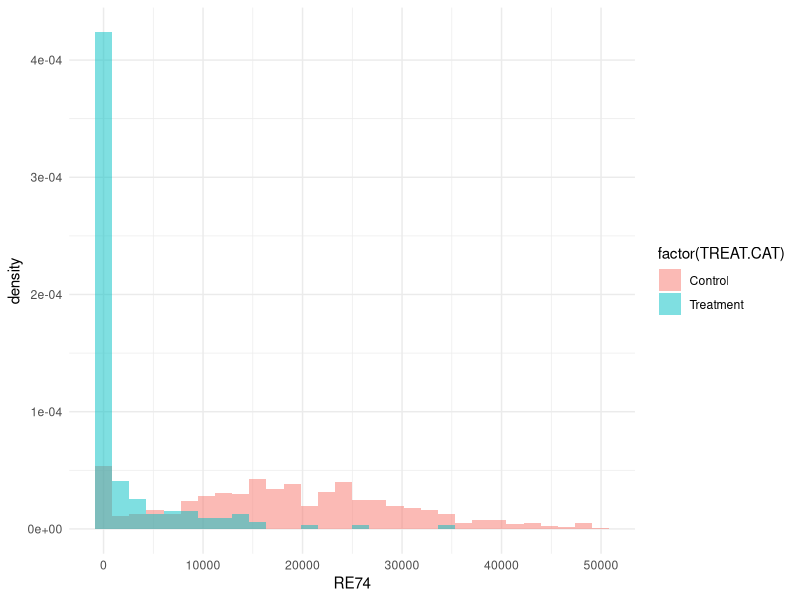
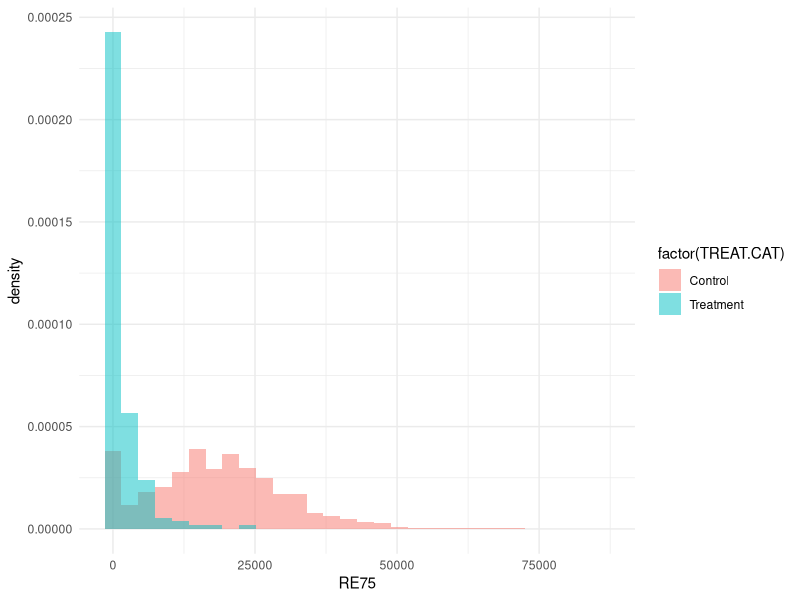
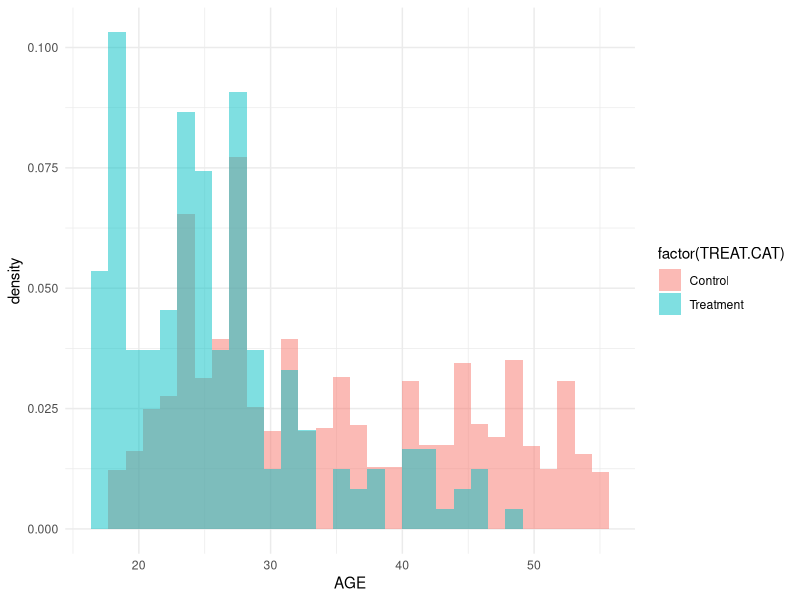
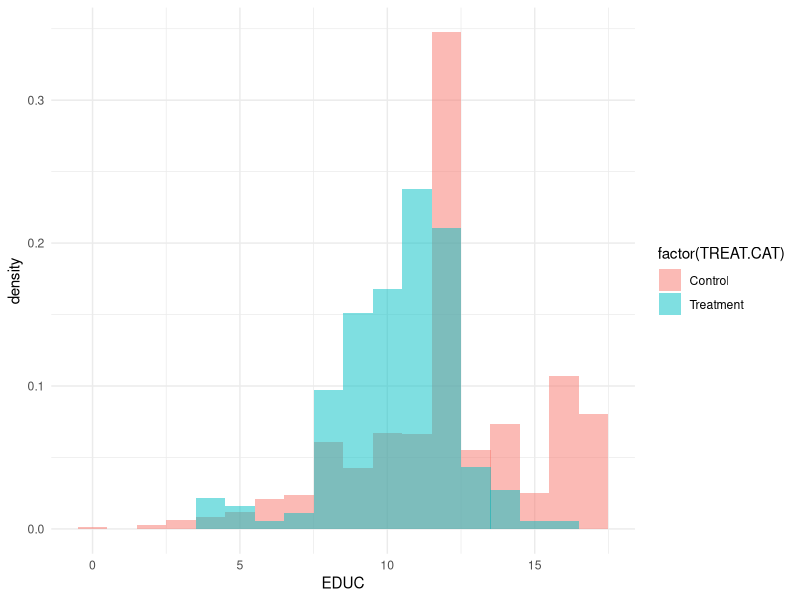

These figures' R source, in order:
## ---- chunk 1
knitr::opts_chunk$set(dev='png', fig.path='exploration_figs/',
                      fig.width = 8.5, fig.height = 5,
                      echo = TRUE, warnings = FALSE)

library(ggplot2)
theme_set(theme_minimal())
## ---- chunk 2
lalonde <- read.table("job_training_observational_data.txt", header = TRUE)

# Removes the response variable so that the design is not biased by outcomes
lalonde <- within(lalonde, rm('RE78'))

# Removes redundant variable already represented by TREAT
lalonde <- within(lalonde, rm("TYPE"))
## ---- chunk 3
lalonde$OTHER.RACE <- ifelse(lalonde$BLACK == 0 & lalonde$HISPANIC == 0, 1, 0)
## ---- chunk 4
categorical <- c("MARR", "NODEGREE", "BLACK", "HISPANIC", "U74", "U75", "OTHER.RACE")
freq <- data.frame(row.names = c("factor", "freq", "treatment"))

num.treat <- nrow(lalonde[lalonde$TREAT == 1, ])
num.control <- nrow(lalonde) - num.treat

for (factor in categorical) {
  freq.treat <- sum(lalonde[lalonde[[factor]] & lalonde$TREAT == 1, c(factor)]) / num.treat
  freq.control <- sum(lalonde[lalonde[[factor]] & lalonde$TREAT == 0, c(factor)]) / num.control
  
  freq.new <- data.frame(factor=c(factor, factor), 
                        freq=c(freq.treat, freq.control),
                        treatment=c(TRUE, FALSE))
  freq <- rbind(freq, freq.new)
}
print(freq)
## ---- chunk 5
lalonde$TREAT.CAT <- factor(lalonde$TREAT, labels=c("Control", "Treatment"))

ggplot(lalonde[lalonde$RE74 < quantile(lalonde$RE74, .98), ], aes(RE74, fill = factor(TREAT.CAT))) +
  geom_histogram(aes(y = ..density..), alpha = .5, position = "identity")

ggplot(lalonde[lalonde$RE74 < quantile(lalonde$RE75, .98), ], aes(RE75, fill = factor(TREAT.CAT))) +
  geom_histogram(aes(y = ..density..), alpha = .5, position = "identity")

ggplot(lalonde[lalonde$RE74 < quantile(lalonde$RE75, .98), ], aes(AGE, fill = factor(TREAT.CAT))) +
  geom_histogram(aes(y = ..density..), alpha = .5, position = "identity")

ggplot(lalonde[lalonde$RE74 < quantile(lalonde$RE75, .98), ], aes(EDUC, fill = factor(TREAT.CAT))) +
  geom_histogram(aes(y = ..density..), alpha = .5, position = "identity", binwidth = 1)
